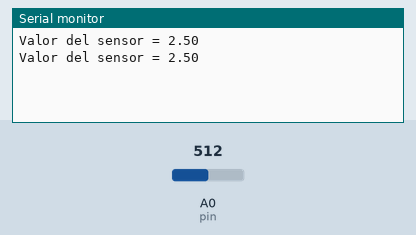
Recording of a sketch running on a simulated Arduino Uno, built with avr-gcc and run on an emulated ATmega328P. On the bench: the last lines printed to the serial monitor. Inputs (shaded band) come from the test bench; at power-on: A0 (pin) = 512.

Above: at 1.8 s.
1.9 s: A0 (pin) set to 716
At 2.4 s:
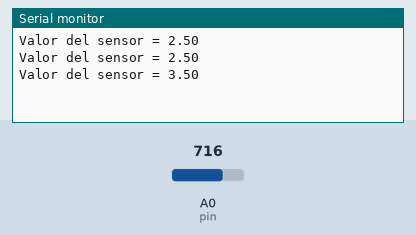
3.4 s: A0 (pin) set to 900
At 4.8 s:
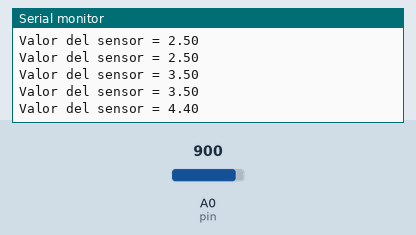
Timing chart, 0 to 6.4 s (numbered marks = the images above; inputs shaded):
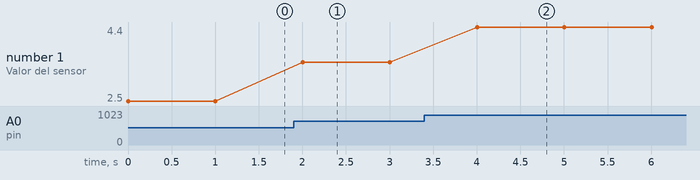

The sketch:

sketch_jun22a.ino
```cpp
const int pin=A0;
float valor=0;
//este codigo es de un potenciometro, algo así como la ruedita del volumen de los estereos
void setup() {
  // put your setup code here, to run once:

  pinMode(pin,INPUT);
  Serial.begin(9600);

}

void loop() {
  // put your main code here, to run repeatedly:

valor = analogRead(pin);
valor = (5.0 * valor)/1023;
Serial.print("Valor del sensor = ");
Serial.println(valor);

delay(1000);

}
```

Measured:
- after the input at 1.9 s, the serial monitor: prints a new line after 0.10 s (image 1)
- after the input at 3.4 s, the serial monitor: prints a new line after 0.60 s (image 2)
- plotted number 1: 2.5 → 3.5 after the input at 1.9 s, 3.5 → 4.4 after the input at 3.4 s
